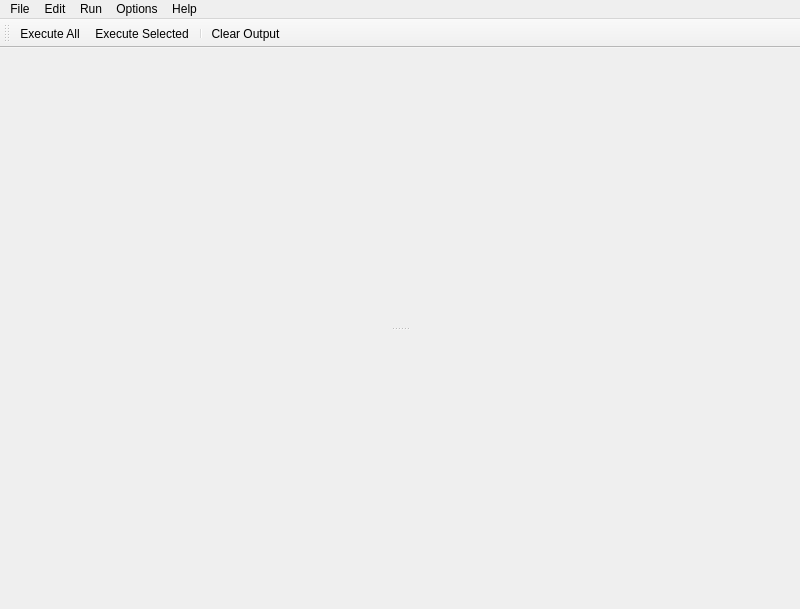
<?xml version="1.0" encoding="UTF-8"?>
<ui version="4.0">
 <class>scriptEditor</class>
 <widget class="QMainWindow" name="scriptEditor">
  <property name="geometry">
   <rect>
    <x>0</x>
    <y>0</y>
    <width>800</width>
    <height>609</height>
   </rect>
  </property>
  <property name="windowTitle">
   <string>MainWindow</string>
  </property>
  <widget class="QWidget" name="centralwidget">
   <layout class="QVBoxLayout" name="verticalLayout_2">
    <property name="spacing">
     <number>0</number>
    </property>
    <property name="margin">
     <number>0</number>
    </property>
    <item>
     <widget class="QFrame" name="frame_2">
      <property name="frameShape">
       <enum>QFrame::NoFrame</enum>
      </property>
      <property name="frameShadow">
       <enum>QFrame::Raised</enum>
      </property>
      <layout class="QVBoxLayout" name="verticalLayout">
       <property name="margin">
        <number>3</number>
       </property>
       <item>
        <widget class="QSplitter" name="splitter">
         <property name="orientation">
          <enum>Qt::Vertical</enum>
         </property>
         <widget class="QWidget" name="verticalLayoutWidget">
          <layout class="QVBoxLayout" name="out_ly"/>
         </widget>
         <widget class="QWidget" name="verticalLayoutWidget_2">
          <layout class="QVBoxLayout" name="in_ly"/>
         </widget>
        </widget>
       </item>
      </layout>
     </widget>
    </item>
   </layout>
  </widget>
  <widget class="QMenuBar" name="menubar">
   <property name="geometry">
    <rect>
     <x>0</x>
     <y>0</y>
     <width>800</width>
     <height>21</height>
    </rect>
   </property>
   <widget class="QMenu" name="file_menu">
    <property name="tearOffEnabled">
     <bool>true</bool>
    </property>
    <property name="title">
     <string>File</string>
    </property>
    <addaction name="saveSeccion_act"/>
    <addaction name="save_act"/>
    <addaction name="load_act"/>
   </widget>
   <widget class="QMenu" name="help_menu">
    <property name="tearOffEnabled">
     <bool>true</bool>
    </property>
    <property name="title">
     <string>Help</string>
    </property>
    <addaction name="openManual_act"/>
    <addaction name="shortcuts_act"/>
    <addaction name="donate_act"/>
    <addaction name="separator"/>
    <addaction name="printHelp_act"/>
    <addaction name="about_act"/>
   </widget>
   <widget class="QMenu" name="tools_menu">
    <property name="tearOffEnabled">
     <bool>true</bool>
    </property>
    <property name="title">
     <string>Edit</string>
    </property>
    <addaction name="undo_act"/>
    <addaction name="redo_act"/>
    <addaction name="separator"/>
    <addaction name="copy_act"/>
    <addaction name="cut_act"/>
    <addaction name="paste_act"/>
    <addaction name="separator"/>
    <addaction name="tabToSpaces_act"/>
    <addaction name="comment_cat"/>
    <addaction name="find_act"/>
   </widget>
   <widget class="QMenu" name="options_menu">
    <property name="tearOffEnabled">
     <bool>true</bool>
    </property>
    <property name="title">
     <string>Options</string>
    </property>
    <widget class="QMenu" name="theme_menu">
     <property name="tearOffEnabled">
      <bool>true</bool>
     </property>
     <property name="title">
      <string>Theme</string>
     </property>
     <addaction name="editTheme_act"/>
     <addaction name="separator"/>
    </widget>
    <addaction name="theme_menu"/>
    <addaction name="settingsFile_act"/>
   </widget>
   <widget class="QMenu" name="run_menu">
    <property name="tearOffEnabled">
     <bool>true</bool>
    </property>
    <property name="title">
     <string>Run</string>
    </property>
    <addaction name="execAll_act"/>
    <addaction name="execSel_act"/>
    <addaction name="clearHistory_act"/>
   </widget>
   <addaction name="file_menu"/>
   <addaction name="tools_menu"/>
   <addaction name="run_menu"/>
   <addaction name="options_menu"/>
   <addaction name="help_menu"/>
  </widget>
  <widget class="QToolBar" name="toolBar">
   <property name="windowTitle">
    <string>toolBar</string>
   </property>
   <attribute name="toolBarArea">
    <enum>TopToolBarArea</enum>
   </attribute>
   <attribute name="toolBarBreak">
    <bool>false</bool>
   </attribute>
   <addaction name="execAll_act"/>
   <addaction name="execSel_act"/>
   <addaction name="separator"/>
   <addaction name="clearHistory_act"/>
  </widget>
  <action name="clearHistory_act">
   <property name="text">
    <string>Clear Output</string>
   </property>
  </action>
  <action name="save_act">
   <property name="text">
    <string>Save Script</string>
   </property>
  </action>
  <action name="load_act">
   <property name="text">
    <string>Load Script</string>
   </property>
  </action>
  <action name="exit_act">
   <property name="text">
    <string>Exit</string>
   </property>
  </action>
  <action name="openManual_act">
   <property name="text">
    <string>Manual</string>
   </property>
  </action>
  <action name="quickHelp_act">
   <property name="text">
    <string>Quick Help</string>
   </property>
  </action>
  <action name="saveSeccion_act">
   <property name="text">
    <string>Save session</string>
   </property>
  </action>
  <action name="tabToSpaces_act">
   <property name="text">
    <string>Tab to spaces</string>
   </property>
  </action>
  <action name="spacesToTabs_act">
   <property name="text">
    <string>Spaces to tab</string>
   </property>
  </action>
  <action name="settingsFile_act">
   <property name="text">
    <string>Open Settings Folder</string>
   </property>
  </action>
  <action name="editTheme_act">
   <property name="text">
    <string>Edit ...</string>
   </property>
  </action>
  <action name="shortcuts_act">
   <property name="text">
    <string>Show Shortcuts</string>
   </property>
  </action>
  <action name="donate_act">
   <property name="text">
    <string>Donate</string>
   </property>
  </action>
  <action name="about_act">
   <property name="text">
    <string>About</string>
   </property>
  </action>
  <action name="execAll_act">
   <property name="text">
    <string>Execute All</string>
   </property>
  </action>
  <action name="execSel_act">
   <property name="text">
    <string>Execute Selected</string>
   </property>
  </action>
  <action name="copy_act">
   <property name="text">
    <string>Copy</string>
   </property>
  </action>
  <action name="cut_act">
   <property name="text">
    <string>Cut</string>
   </property>
  </action>
  <action name="paste_act">
   <property name="text">
    <string>Paste</string>
   </property>
  </action>
  <action name="find_act">
   <property name="text">
    <string>Find and Replace</string>
   </property>
  </action>
  <action name="undo_act">
   <property name="text">
    <string>Undo</string>
   </property>
  </action>
  <action name="redo_act">
   <property name="text">
    <string>Redo</string>
   </property>
  </action>
  <action name="printHelp_act">
   <property name="text">
    <string>Print Help</string>
   </property>
  </action>
  <action name="comment_cat">
   <property name="text">
    <string>Comment</string>
   </property>
  </action>
 </widget>
 <resources/>
 <connections/>
</ui>
